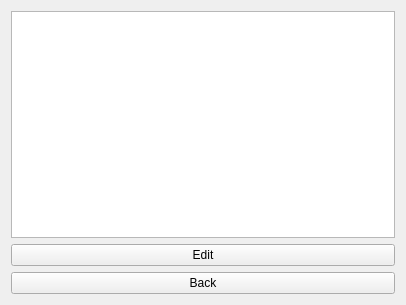
<?xml version="1.0" encoding="UTF-8"?>
<ui version="4.0">
 <class>Form</class>
 <widget class="QWidget" name="Form">
  <property name="geometry">
   <rect>
    <x>0</x>
    <y>0</y>
    <width>406</width>
    <height>305</height>
   </rect>
  </property>
  <property name="windowTitle">
   <string>Form</string>
  </property>
  <layout class="QVBoxLayout" name="verticalLayout">
   <item>
    <widget class="QListWidget" name="listWidget"/>
   </item>
   <item>
    <widget class="QPushButton" name="editButton">
     <property name="text">
      <string>Edit</string>
     </property>
    </widget>
   </item>
   <item>
    <widget class="QPushButton" name="backButton">
     <property name="text">
      <string>Back</string>
     </property>
    </widget>
   </item>
  </layout>
 </widget>
 <resources/>
 <connections/>
</ui>
